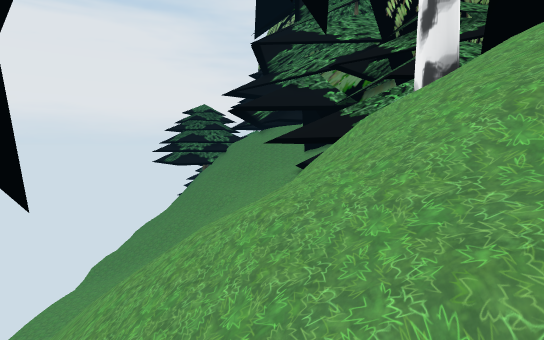
view 1 (above)

13 first-person views from a walk through a Unity game level. The camera is 1.4 m above the floor, tilts 4° down and sees 80° across. The floor is counted in squares, 1 m on a side. Each view is taken from the middle of a square. On the plan, view 1 faces up. The plan holds only what a view shows up to about 15 squares ahead; the rest is blank. The place goes on beyond the plan. The player character is not drawn. Some animated figures are left out.

view 2
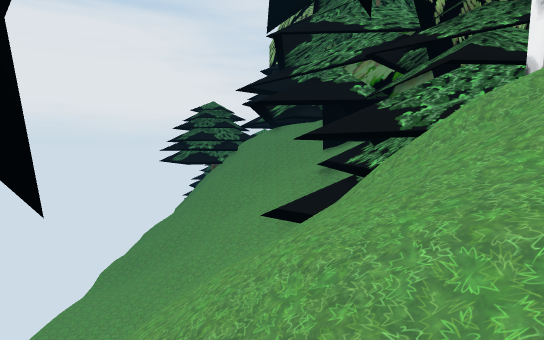

view 3
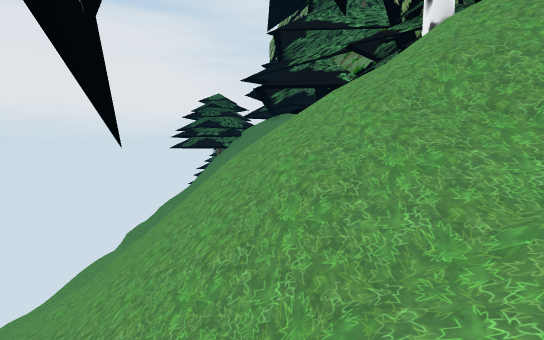

view 4
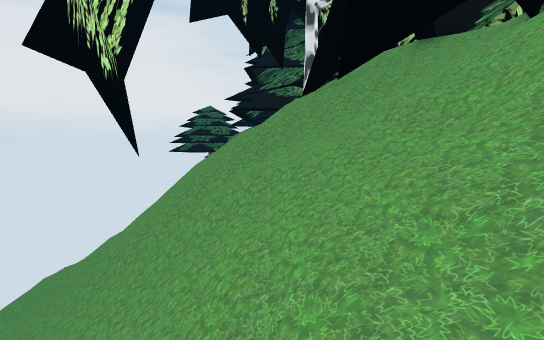

view 5
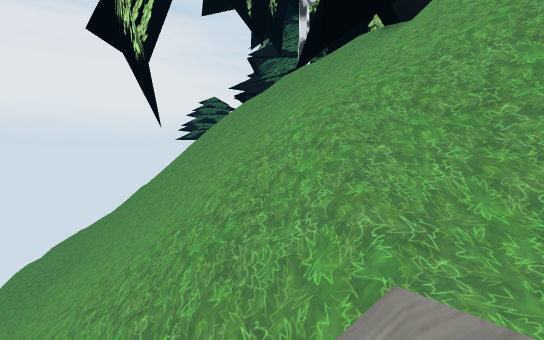

view 6
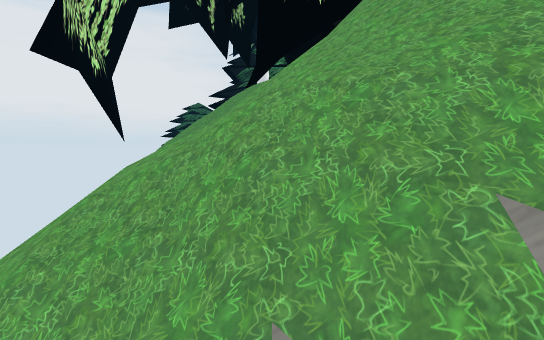

view 7
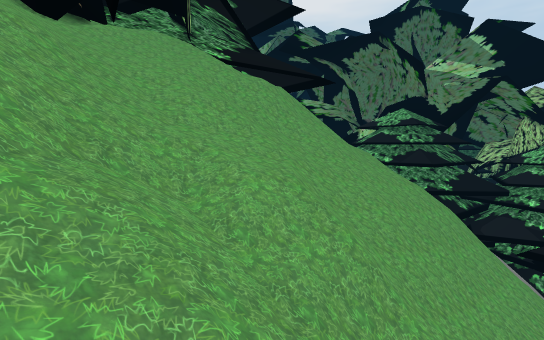

view 8
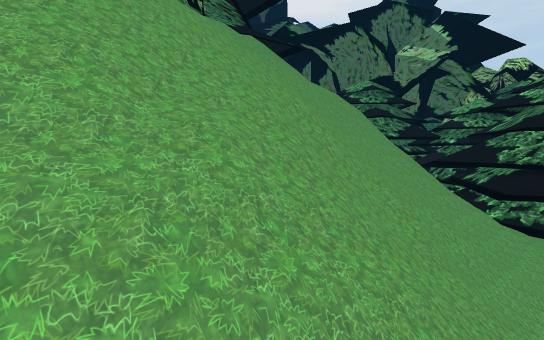

view 9
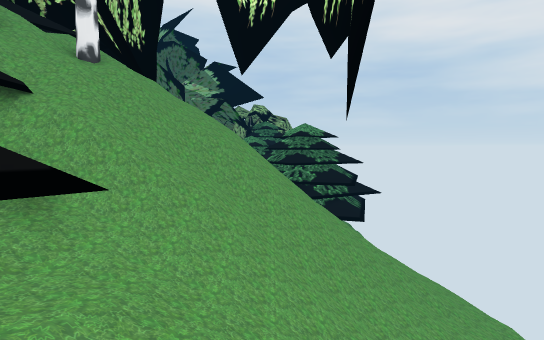

view 10
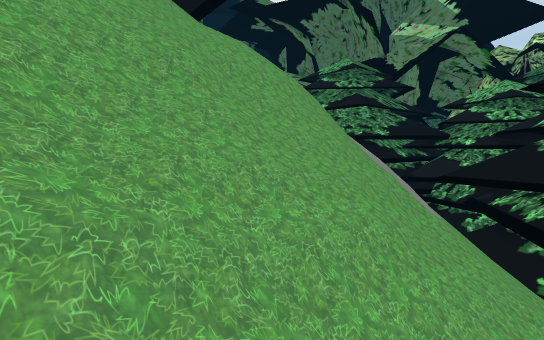

view 11
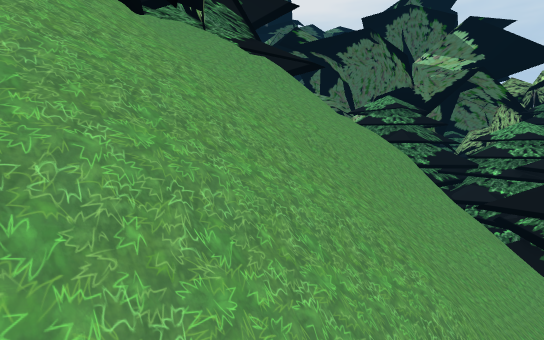

view 12
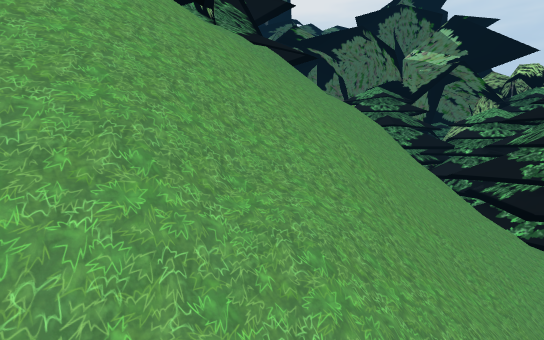

view 13
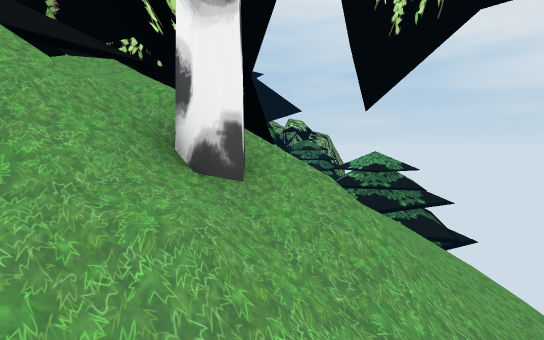

### Floor plan
Key: @ floor where view 1 was taken; # wall or solid block; x gap in a wall; . main floor; : floor 5 m higher than the main floor; + floor 5.5 m higher than the main floor; * floor 7 m higher than the main floor; % floor 8.75 m higher than the main floor; & floor 9 m higher than the main floor; $ floor 9.5 m higher than the main floor; / step, stairs or slope; = window, fence, low wall or low ledge; ^ raised ledge; v drop or lower ground.
Columns run from 9 left of view 1 to 8 right of it. Each row starts with its distance up from view 1.
 16 /////////:/
 15 ///////////  ##
 14 //////////  #
 13 ////////// ##
 12 //////////+ #
 11 ///////////##
 10 /////////// #
  9 . //////////=
  8 ./////////////
  7 ////////=#////
  6 /////////#///###
  5 //////////=xx  ##
  4 /////##//////
  3 //////#////= %//
  2 /////##////###&$
  1 /////# ///=//#####
  0 ////## /=@////##
 -1  ///=###x //=#####
 -2   //=#///////////#
 -3    /v///////////
 -4    /////=//////%
 -5    ////////////
 -6    ////////////
 -7    //////////// ^
 -8    ///////////  ^
 -9    / //// ///// **
-10    // //////===
-11     /^///// /
-12     ## =   =
-13      #^=   =
-14       #

Positions as (right, up) in squares from view 1, and headings:
1: (0, 0), facing up
2: (-1, 1), facing up
3: (-1, -2), facing up
4: (1, -8), facing up
5: (1, -11), facing up
6: (3, -11), facing up
7: (-2, 1), facing down-right
8: (-7, 5), facing down-right
9: (-3, 15), facing down
10: (-4, -3), facing down-right
11: (-4, 3), facing down-right
12: (-6, 5), facing down-right
13: (2, 8), facing down
